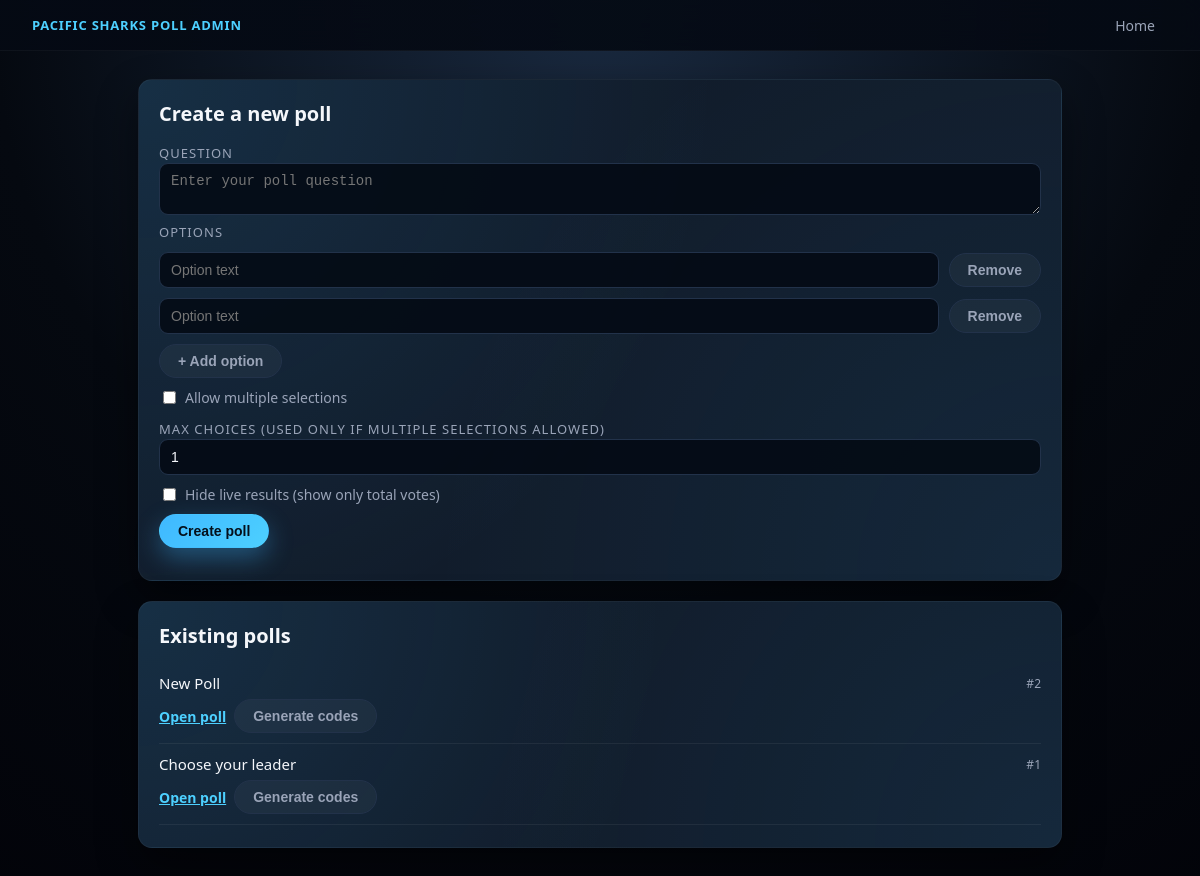
Before: / with the older database file.
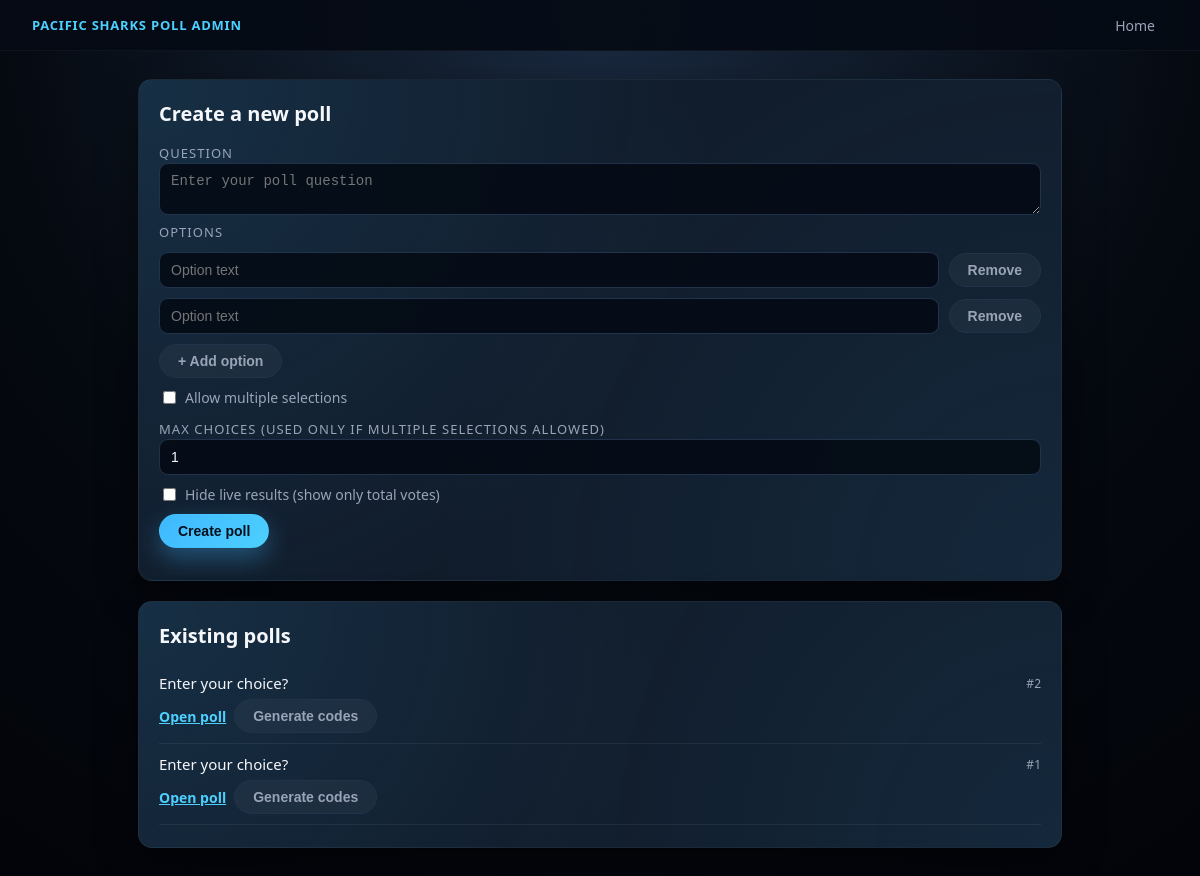
After: the same page with the newer database file.
### tables this page shows
CREATE TABLE polls (
    id INTEGER PRIMARY KEY AUTOINCREMENT,
    question TEXT NOT NULL,
    multiple_allowed INTEGER NOT NULL DEFAULT 0,
    max_choices INTEGER DEFAULT NULL,
    hide_results INTEGER NOT NULL DEFAULT 0
);

### backend/app.py (the view)
@app.route("/")
def home():
    db = get_db()
    polls = db.execute("SELECT id, question FROM polls ORDER BY id DESC").fetchall()
    return render_template("admin.html", polls=polls)

### backend/app.py (called while the page is built)
def get_db():
    if "db" not in g:
        g.db = sqlite3.connect(DB_PATH)
        g.db.row_factory = sqlite3.Row
    return g.db

### frontend/templates/admin.html (shortened to what this page needs)
<!doctype html>
<html lang="en">
  <head>
    <link
      rel="stylesheet"
      href="{{ url_for('static', filename='style.css') }}"
    />
  </head>
  <body class="page">
    <header class="top-bar">
      <div class="top-bar-left">
        <div class="brand">Pacific Sharks Poll Admin</div>
      </div>
      <div class="top-bar-right">
        <a href="{{ url_for('home') }}" class="top-link">Home</a>
      </div>
    </header>
    <main class="content">
      <section class="card">
        <h1 class="card-title">Create a new poll</h1>
        <label class="field-label" for="question">Question</label>
        <textarea
          id="question"
          rows="2"
          class="field-input"
          placeholder="Enter your poll question"
        ></textarea>
        <label class="field-label">Options</label>
        <div id="options-container"></div>
        <button id="add-option" class="btn btn-secondary" type="button">
          + Add option
        </button>
        <div class="field-row">
          <label class="checkbox-label">
            <input type="checkbox" id="multiple_allowed" />
            Allow multiple selections
          </label>
        </div>
        <label class="field-label" for="max_choices">
          Max choices (used only if multiple selections allowed)
        </label>
        <input
          type="number"
          id="max_choices"
          min="1"
          value="1"
          class="field-input"
        />
        <div class="field-row">
          <label class="checkbox-label">
            <input type="checkbox" id="hide_results" />
            Hide live results (show only total votes)
          </label>
        </div>
        <button id="create-poll" class="btn btn-primary" type="button">
          Create poll
        </button>
      </section>
      <section class="card">
        <h2 class="card-title">Existing polls</h2>
        {% if polls %}
        <ul class="poll-list">
          {% for p in polls %}
          <li class="poll-list-item">
            <div class="poll-list-main">
              <span class="poll-question">{{ p.question }}</span>
              <span class="poll-id">#{{ p.id }}</span>
            </div>
            <div class="poll-list-actions">
              <a
                href="{{ url_for('poll_view', poll_id=p.id) }}"
                class="btn btn-link"
                target="_blank"
              >
                Open poll
              </a>
              <button
                class="btn btn-secondary btn-generate-codes"
                data-poll-id="{{ p.id }}"
                data-poll-question="{{ p.question }}"
              >
                Generate codes
              </button>
            </div>
          </li>
          {% endfor %}
        </ul>
        {% else %}
        <p class="muted">No polls yet. Create one above.</p>
        {% endif %}
      </section>
    </main>
  </body>
</html>

### frontend/static/style.css (style rules this page uses)
:root { --bg: #0b1724; --bg-card: #111c2b; --bg-card-soft: #152235; --accent: #3fb8ff; --accent-soft: rgba(63, 184, 255, 0.15); --accent-strong: #4dd0ff; --text: #f5f7fb; --text-muted: #9aa4b8; --border-soft: #22324a; --danger: #ff6b81; --success: #4caf50; --shadow-soft: 0 18px 40px rgba(0, 0, 0, 0.45); --radius-card: 14px; --radius-pill: 999px; --transition-fast: 0.18s ease-out; }
* { box-sizing: border-box; }
body.page { margin: 0; font-family: system-ui, -apple-system, BlinkMacSystemFont, "Segoe UI", sans-serif; background: radial-gradient(circle at top, #1a2a40 0, #050910 55%, #020309 100%); color: var(--text); }
.top-bar { display: flex; justify-content: space-between; align-items: center; padding: 14px 32px; border-bottom: 1px solid rgba(255, 255, 255, 0.04); background: linear-gradient(to right, rgba(5, 10, 20, 0.95), rgba(5, 10, 20, 0.9)); backdrop-filter: blur(16px); position: sticky; top: 0; z-index: 20; }
.brand { font-weight: 700; letter-spacing: 0.06em; text-transform: uppercase; font-size: 13px; color: var(--accent-strong); }
.top-link { color: var(--text-muted); text-decoration: none; font-size: 14px; padding: 6px 12px; border-radius: var(--radius-pill); border: 1px solid transparent; transition: var(--transition-fast); }
.content { max-width: 960px; margin: 28px auto 40px; padding: 0 18px 40px; display: flex; flex-direction: column; gap: 20px; }
.card { background: radial-gradient(circle at top left, rgba(63, 184, 255, 0.12), transparent 55%), radial-gradient(circle at bottom right, rgba(63, 184, 255, 0.08), transparent 60%), var(--bg-card); border-radius: var(--radius-card); padding: 20px 20px 22px; border: 1px solid rgba(255, 255, 255, 0.04); box-shadow: var(--shadow-soft); }
.card-title { margin: 0 0 14px; font-size: 20px; }
.field-label { font-size: 13px; text-transform: uppercase; letter-spacing: 0.08em; color: var(--text-muted); margin: 14px 0 6px; }
.field-input, textarea.field-input { width: 100%; padding: 9px 11px; border-radius: 9px; border: 1px solid var(--border-soft); background: rgba(4, 10, 20, 0.9); color: var(--text); font-size: 14px; outline: none; transition: var(--transition-fast); }
.field-row { display: flex; align-items: center; gap: 10px; margin: 10px 0; }
.checkbox-label { font-size: 14px; color: var(--text-muted); display: flex; align-items: center; gap: 6px; }
.btn { border-radius: var(--radius-pill); border: 1px solid transparent; padding: 8px 18px; font-size: 14px; font-weight: 600; cursor: pointer; transition: var(--transition-fast); display: inline-flex; align-items: center; justify-content: center; gap: 6px; }
.btn-primary { background: linear-gradient(135deg, var(--accent), var(--accent-strong)); color: #04101c; box-shadow: 0 10px 24px rgba(63, 184, 255, 0.35); }
.btn-secondary { background: rgba(255, 255, 255, 0.04); color: var(--text-muted); border-color: var(--border-soft); }
.btn-link { background: transparent; color: var(--accent-strong); border: none; padding: 0; font-size: 14px; cursor: pointer; }
.poll-list { list-style: none; padding: 0; margin: 0; }
.poll-list-item { padding: 10px 0; border-bottom: 1px solid rgba(255, 255, 255, 0.06); display: flex; flex-direction: column; gap: 6px; }
.poll-list-main { display: flex; justify-content: space-between; align-items: center; }
.poll-question { font-size: 15px; }
.poll-id { font-size: 12px; color: var(--text-muted); }
.poll-list-actions { display: flex; gap: 8px; }

Changed rows visible on the page:
changed polls id 2: question "New Poll" → "Enter your choice?"
changed polls id 1: question "Choose your leader" → "Enter your choice?"
